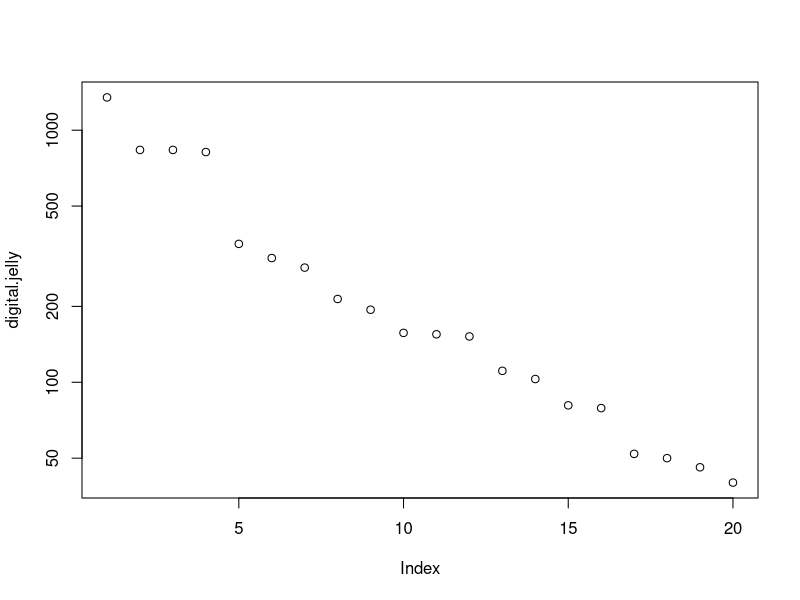
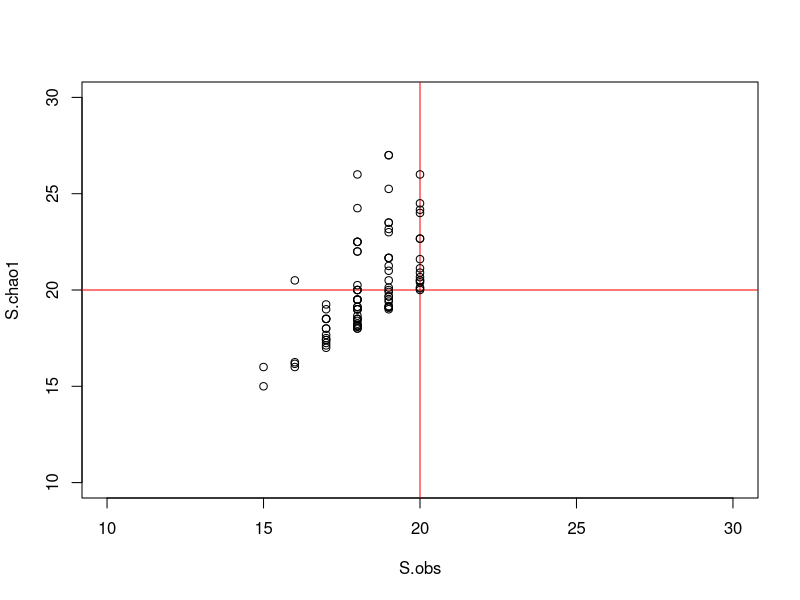
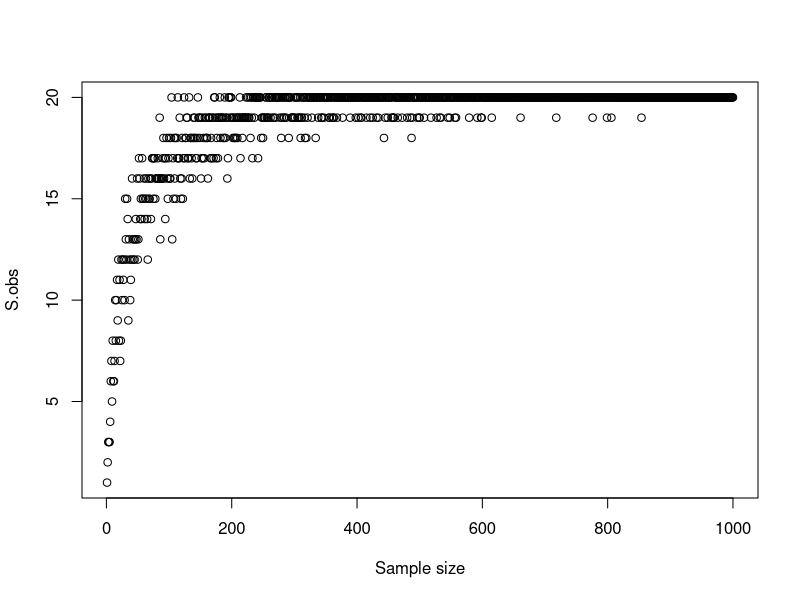

Write R code to recreate these figures, in order.
# ## ------------------------------------------------------------------------
# # clear up the environment
# rm(list = ls())
# #clear the console
# cat("\f")
# 
# ## ------------------------------------------------------------------------
# for(i in 1:10){
#   print(i)
# }
# 
# ## ------------------------------------------------------------------------
# x <- c("apples", "oranges", "bananas", "strawberries")
# 
# for (i in seq(x)) {
#     print(x[i])
# }
# 
# ## ------------------------------------------------------------------------
# if (!require("stringr")) install.packages("stringr")
# library(stringr)
# 
# for (i in seq(x)) {
#     print(str_sub(x[i],1,-2))
# }

## ------------------------------------------------------------------------
set.seed(6)
digital.jelly <- round(rlnorm(n = 20, meanlog = 5 ))
digital.jelly <- sort(digital.jelly,decreasing = T)
names(digital.jelly) <- paste0("species.",LETTERS[seq(digital.jelly)])
plot(digital.jelly, log='y')

## ------------------------------------------------------------------------
sample.community <- function (x,n){
  survey <- sample(seq(x),size = n, replace = T,prob = x)
  survey.sum <- rep(0, length(x))
  for (i in survey){
    survey.sum[i]<-survey.sum[i]+1
  }
  return(survey.sum)
}

## ------------------------------------------------------------------------
# Functions from alpha diversity handout
S.obs <- function(x = ""){
  rowSums(x > 0) * 1
}

S.chao1 <- function(x = ""){
  S.obs(x) + (sum(x == 1)^2) / (2 * sum(x == 2))
}

## ------------------------------------------------------------------------
S.true <- length(digital.jelly)
plot(0, t="n", xlim=c(S.true/2, 1.5*S.true), ylim=c(S.true/2, 1.5*S.true), 
     xlab="S.obs", ylab="S.chao1")
abline(h=S.true,v = S.true, col="red")
N <- 150
for ( i in 1:100){
  sample.dj <- sample.community(digital.jelly,N)
  x<-S.obs(t(sample.dj))
  y<-S.chao1(t(sample.dj))
  points(x,y)
}

## ------------------------------------------------------------------------

#Collectors curve
# S.observed as a function of N
#first take a single sample of N=100
N<-1000
sample.dj <- sample.community(digital.jelly,n = N)
#generate vector to store results
S.collectors <- rep(NA, N)
#loop through 1:N and check S.obs
for (i in 1:N){
  current <-  sample.community(sample.dj,n = i)
  S.collectors[i] <- S.obs(t(current))
}

plot(1:N, S.collectors, xlab = "Sample size",ylab = "S.obs")

## ------------------------------------------------------------------------

